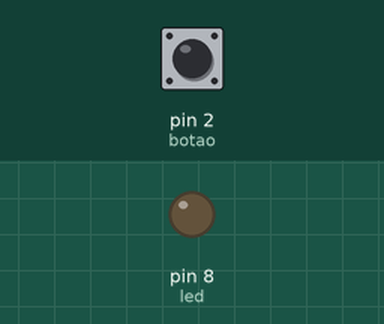
A sketch run on a simulated Arduino Uno, built with avr-gcc and run on an emulated ATmega328P. On the bench: output pins drawn as LEDs (lit = HIGH). Inputs (shaded band) come from the test bench; at power-on: pin 2 (botao) LOW. What the sketch prints to the serial monitor is not drawn.

Above: at 1.2 s.
1.3 s: pin 2 (botao) pulled HIGH for 0.15 s
At 1.47 s:
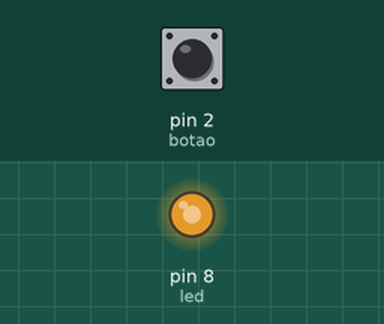
3.0 s: pin 2 (botao) pulled HIGH for 1 s
At 3.8 s:
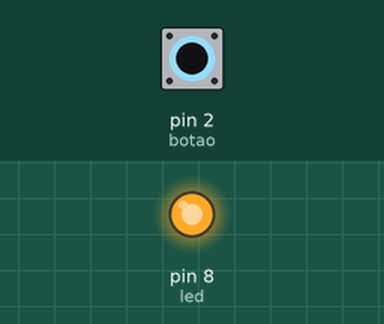
5.5 s: pin 2 (botao) pulled HIGH for 3.2 s
At 10.0 s:
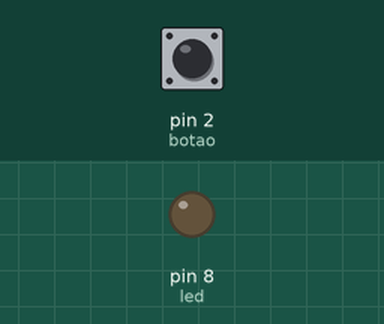
Timing chart, 0 to 11.5 s (numbered marks = the images above; inputs shaded):
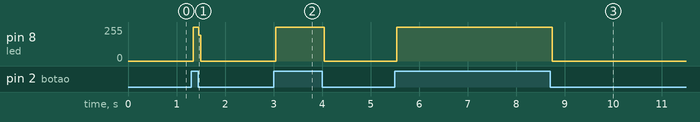

The sketch:

ControleComBotao.ino
```cpp
#include <Arduino.h>
int botao = 2;
int led = 8;
int estado = 0;
void setup() {
 Serial.begin(19200);
 pinMode(botao,INPUT);
 pinMode(led,OUTPUT);

}

void loop() {
  estado = digitalRead(botao);
  if(estado == HIGH){
    digitalWrite(led, HIGH);
    //envio dos comandos
    Serial.write(0b00100000);
    Serial.write(0b11111111);
    Serial.write(0b11111111);
    }
  digitalWrite(led, LOW);
}
```

Measured:
- after the input at 1.3 s, pin 8 (led): 0/255 → 252/255 at once, → 0/255 0.12 s later
- after the input at 3.0 s, pin 8 (led): 0/255 → 252/255 at once, → 0/255 1.0 s later
- after the input at 5.5 s, pin 8 (led): 0/255 → 252/255 at once, → 0/255 3.2 s later
